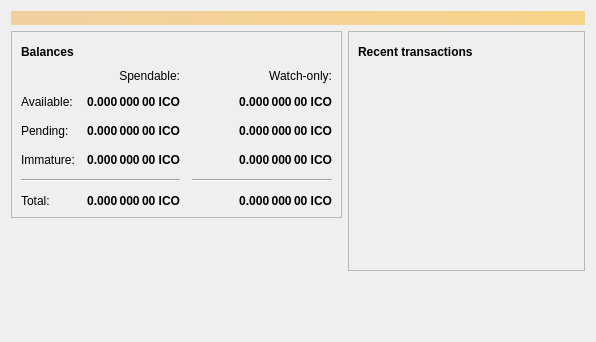
<?xml version="1.0" encoding="UTF-8"?>
<ui version="4.0">
 <class>OverviewPage</class>
 <widget class="QWidget" name="OverviewPage">
  <property name="geometry">
   <rect>
    <x>0</x>
    <y>0</y>
    <width>596</width>
    <height>342</height>
   </rect>
  </property>
  <property name="windowTitle">
   <string>Form</string>
  </property>
  <layout class="QVBoxLayout" name="topLayout">
   <item>
    <widget class="QLabel" name="labelAlerts">
     <property name="visible">
      <bool>false</bool>
     </property>
     <property name="styleSheet">
      <string notr="true">background-color: qlineargradient(x1: 0, y1: 0, x2: 1, y2: 0, stop:0 #F0D0A0, stop:1 #F8D488); color:#000000;</string>
     </property>
     <property name="wordWrap">
      <bool>true</bool>
     </property>
     <property name="margin">
      <number>3</number>
     </property>
    </widget>
   </item>
   <item>
    <layout class="QHBoxLayout" name="horizontalLayout" stretch="1,1">
     <item>
      <layout class="QVBoxLayout" name="verticalLayout_2">
       <item>
        <widget class="QFrame" name="frame">
         <property name="frameShape">
          <enum>QFrame::StyledPanel</enum>
         </property>
         <property name="frameShadow">
          <enum>QFrame::Raised</enum>
         </property>
         <layout class="QVBoxLayout" name="verticalLayout_4">
          <item>
           <layout class="QHBoxLayout" name="horizontalLayout_4">
            <item>
             <widget class="QLabel" name="label_5">
              <property name="font">
               <font>
                <weight>75</weight>
                <bold>true</bold>
               </font>
              </property>
              <property name="text">
               <string>Balances</string>
              </property>
             </widget>
            </item>
            <item>
             <widget class="QPushButton" name="labelWalletStatus">
              <property name="enabled">
               <bool>false</bool>
              </property>
              <property name="maximumSize">
               <size>
                <width>30</width>
                <height>16777215</height>
               </size>
              </property>
              <property name="toolTip">
               <string>The displayed information may be out of date. Your wallet automatically synchronizes with the Icocoin network after a connection is established, but this process has not completed yet.</string>
              </property>
              <property name="text">
               <string/>
              </property>
              <property name="icon">
               <iconset resource="../icocoin.qrc">
                <normaloff>:/icons/warning</normaloff>
                <disabledoff>:/icons/warning</disabledoff>:/icons/warning</iconset>
              </property>
              <property name="iconSize">
               <size>
                <width>24</width>
                <height>24</height>
               </size>
              </property>
              <property name="flat">
               <bool>true</bool>
              </property>
             </widget>
            </item>
            <item>
             <spacer name="horizontalSpacer_3">
              <property name="orientation">
               <enum>Qt::Horizontal</enum>
              </property>
              <property name="sizeHint" stdset="0">
               <size>
                <width>40</width>
                <height>20</height>
               </size>
              </property>
             </spacer>
            </item>
           </layout>
          </item>
          <item>
           <layout class="QGridLayout" name="gridLayout">
            <property name="spacing">
             <number>12</number>
            </property>
            <item row="2" column="2">
             <widget class="QLabel" name="labelWatchPending">
              <property name="font">
               <font>
                <weight>75</weight>
                <bold>true</bold>
               </font>
              </property>
              <property name="cursor">
               <cursorShape>IBeamCursor</cursorShape>
              </property>
              <property name="toolTip">
               <string>Unconfirmed transactions to watch-only addresses</string>
              </property>
              <property name="text">
               <string notr="true">0.000 000 00 ICO</string>
              </property>
              <property name="alignment">
               <set>Qt::AlignRight|Qt::AlignTrailing|Qt::AlignVCenter</set>
              </property>
              <property name="textInteractionFlags">
               <set>Qt::LinksAccessibleByMouse|Qt::TextSelectableByKeyboard|Qt::TextSelectableByMouse</set>
              </property>
             </widget>
            </item>
            <item row="2" column="1">
             <widget class="QLabel" name="labelUnconfirmed">
              <property name="font">
               <font>
                <weight>75</weight>
                <bold>true</bold>
               </font>
              </property>
              <property name="cursor">
               <cursorShape>IBeamCursor</cursorShape>
              </property>
              <property name="toolTip">
               <string>Total of transactions that have yet to be confirmed, and do not yet count toward the spendable balance</string>
              </property>
              <property name="text">
               <string notr="true">0.000 000 00 ICO</string>
              </property>
              <property name="alignment">
               <set>Qt::AlignRight|Qt::AlignTrailing|Qt::AlignVCenter</set>
              </property>
              <property name="textInteractionFlags">
               <set>Qt::LinksAccessibleByMouse|Qt::TextSelectableByKeyboard|Qt::TextSelectableByMouse</set>
              </property>
             </widget>
            </item>
            <item row="3" column="2">
             <widget class="QLabel" name="labelWatchImmature">
              <property name="font">
               <font>
                <weight>75</weight>
                <bold>true</bold>
               </font>
              </property>
              <property name="cursor">
               <cursorShape>IBeamCursor</cursorShape>
              </property>
              <property name="toolTip">
               <string>Mined balance in watch-only addresses that has not yet matured</string>
              </property>
              <property name="text">
               <string notr="true">0.000 000 00 ICO</string>
              </property>
              <property name="alignment">
               <set>Qt::AlignRight|Qt::AlignTrailing|Qt::AlignVCenter</set>
              </property>
              <property name="textInteractionFlags">
               <set>Qt::LinksAccessibleByMouse|Qt::TextSelectableByKeyboard|Qt::TextSelectableByMouse</set>
              </property>
             </widget>
            </item>
            <item row="4" column="0" colspan="2">
             <widget class="Line" name="line">
              <property name="orientation">
               <enum>Qt::Horizontal</enum>
              </property>
             </widget>
            </item>
            <item row="4" column="2">
             <widget class="Line" name="lineWatchBalance">
              <property name="sizePolicy">
               <sizepolicy hsizetype="Preferred" vsizetype="Fixed">
                <horstretch>0</horstretch>
                <verstretch>0</verstretch>
               </sizepolicy>
              </property>
              <property name="minimumSize">
               <size>
                <width>140</width>
                <height>0</height>
               </size>
              </property>
              <property name="orientation">
               <enum>Qt::Horizontal</enum>
              </property>
             </widget>
            </item>
            <item row="5" column="0">
             <widget class="QLabel" name="labelTotalText">
              <property name="text">
               <string>Total:</string>
              </property>
             </widget>
            </item>
            <item row="3" column="1">
             <widget class="QLabel" name="labelImmature">
              <property name="font">
               <font>
                <weight>75</weight>
                <bold>true</bold>
               </font>
              </property>
              <property name="cursor">
               <cursorShape>IBeamCursor</cursorShape>
              </property>
              <property name="toolTip">
               <string>Mined balance that has not yet matured</string>
              </property>
              <property name="text">
               <string notr="true">0.000 000 00 ICO</string>
              </property>
              <property name="alignment">
               <set>Qt::AlignRight|Qt::AlignTrailing|Qt::AlignVCenter</set>
              </property>
              <property name="textInteractionFlags">
               <set>Qt::LinksAccessibleByMouse|Qt::TextSelectableByKeyboard|Qt::TextSelectableByMouse</set>
              </property>
             </widget>
            </item>
            <item row="2" column="3">
             <spacer name="horizontalSpacer_2">
              <property name="orientation">
               <enum>Qt::Horizontal</enum>
              </property>
              <property name="sizeHint" stdset="0">
               <size>
                <width>40</width>
                <height>20</height>
               </size>
              </property>
             </spacer>
            </item>
            <item row="3" column="0">
             <widget class="QLabel" name="labelImmatureText">
              <property name="text">
               <string>Immature:</string>
              </property>
             </widget>
            </item>
            <item row="5" column="1">
             <widget class="QLabel" name="labelTotal">
              <property name="font">
               <font>
                <weight>75</weight>
                <bold>true</bold>
               </font>
              </property>
              <property name="cursor">
               <cursorShape>IBeamCursor</cursorShape>
              </property>
              <property name="toolTip">
               <string>Your current total balance</string>
              </property>
              <property name="text">
               <string notr="true">0.000 000 00 ICO</string>
              </property>
              <property name="alignment">
               <set>Qt::AlignRight|Qt::AlignTrailing|Qt::AlignVCenter</set>
              </property>
              <property name="textInteractionFlags">
               <set>Qt::LinksAccessibleByMouse|Qt::TextSelectableByKeyboard|Qt::TextSelectableByMouse</set>
              </property>
             </widget>
            </item>
            <item row="5" column="2">
             <widget class="QLabel" name="labelWatchTotal">
              <property name="font">
               <font>
                <weight>75</weight>
                <bold>true</bold>
               </font>
              </property>
              <property name="cursor">
               <cursorShape>IBeamCursor</cursorShape>
              </property>
              <property name="toolTip">
               <string>Current total balance in watch-only addresses</string>
              </property>
              <property name="text">
               <string notr="true">0.000 000 00 ICO</string>
              </property>
              <property name="alignment">
               <set>Qt::AlignRight|Qt::AlignTrailing|Qt::AlignVCenter</set>
              </property>
              <property name="textInteractionFlags">
               <set>Qt::LinksAccessibleByMouse|Qt::TextSelectableByKeyboard|Qt::TextSelectableByMouse</set>
              </property>
             </widget>
            </item>
            <item row="0" column="2">
             <widget class="QLabel" name="labelWatchonly">
              <property name="text">
               <string>Watch-only:</string>
              </property>
              <property name="alignment">
               <set>Qt::AlignRight|Qt::AlignTrailing|Qt::AlignVCenter</set>
              </property>
             </widget>
            </item>
            <item row="1" column="0">
             <widget class="QLabel" name="labelBalanceText">
              <property name="text">
               <string>Available:</string>
              </property>
             </widget>
            </item>
            <item row="1" column="1">
             <widget class="QLabel" name="labelBalance">
              <property name="font">
               <font>
                <weight>75</weight>
                <bold>true</bold>
               </font>
              </property>
              <property name="cursor">
               <cursorShape>IBeamCursor</cursorShape>
              </property>
              <property name="toolTip">
               <string>Your current spendable balance</string>
              </property>
              <property name="text">
               <string notr="true">0.000 000 00 ICO</string>
              </property>
              <property name="alignment">
               <set>Qt::AlignRight|Qt::AlignTrailing|Qt::AlignVCenter</set>
              </property>
              <property name="textInteractionFlags">
               <set>Qt::LinksAccessibleByMouse|Qt::TextSelectableByKeyboard|Qt::TextSelectableByMouse</set>
              </property>
             </widget>
            </item>
            <item row="1" column="2">
             <widget class="QLabel" name="labelWatchAvailable">
              <property name="font">
               <font>
                <weight>75</weight>
                <bold>true</bold>
               </font>
              </property>
              <property name="cursor">
               <cursorShape>IBeamCursor</cursorShape>
              </property>
              <property name="toolTip">
               <string>Your current balance in watch-only addresses</string>
              </property>
              <property name="text">
               <string notr="true">0.000 000 00 ICO</string>
              </property>
              <property name="alignment">
               <set>Qt::AlignRight|Qt::AlignTrailing|Qt::AlignVCenter</set>
              </property>
              <property name="textInteractionFlags">
               <set>Qt::LinksAccessibleByMouse|Qt::TextSelectableByKeyboard|Qt::TextSelectableByMouse</set>
              </property>
             </widget>
            </item>
            <item row="2" column="0">
             <widget class="QLabel" name="labelPendingText">
              <property name="text">
               <string>Pending:</string>
              </property>
             </widget>
            </item>
            <item row="0" column="1">
             <widget class="QLabel" name="labelSpendable">
              <property name="text">
               <string>Spendable:</string>
              </property>
              <property name="alignment">
               <set>Qt::AlignRight|Qt::AlignTrailing|Qt::AlignVCenter</set>
              </property>
             </widget>
            </item>
           </layout>
          </item>
         </layout>
        </widget>
       </item>
       <item>
        <spacer name="verticalSpacer">
         <property name="orientation">
          <enum>Qt::Vertical</enum>
         </property>
         <property name="sizeHint" stdset="0">
          <size>
           <width>20</width>
           <height>40</height>
          </size>
         </property>
        </spacer>
       </item>
      </layout>
     </item>
     <item>
      <layout class="QVBoxLayout" name="verticalLayout_3">
       <item>
        <widget class="QFrame" name="frame_2">
         <property name="frameShape">
          <enum>QFrame::StyledPanel</enum>
         </property>
         <property name="frameShadow">
          <enum>QFrame::Raised</enum>
         </property>
         <layout class="QVBoxLayout" name="verticalLayout">
          <item>
           <layout class="QHBoxLayout" name="horizontalLayout_2">
            <item>
             <widget class="QLabel" name="label_4">
              <property name="font">
               <font>
                <weight>75</weight>
                <bold>true</bold>
               </font>
              </property>
              <property name="text">
               <string>Recent transactions</string>
              </property>
             </widget>
            </item>
            <item>
             <widget class="QPushButton" name="labelTransactionsStatus">
              <property name="enabled">
               <bool>false</bool>
              </property>
              <property name="maximumSize">
               <size>
                <width>30</width>
                <height>16777215</height>
               </size>
              </property>
              <property name="toolTip">
               <string>The displayed information may be out of date. Your wallet automatically synchronizes with the Icocoin network after a connection is established, but this process has not completed yet.</string>
              </property>
              <property name="text">
               <string/>
              </property>
              <property name="icon">
               <iconset resource="../icocoin.qrc">
                <normaloff>:/icons/warning</normaloff>
                <disabledoff>:/icons/warning</disabledoff>:/icons/warning</iconset>
              </property>
              <property name="iconSize">
               <size>
                <width>24</width>
                <height>24</height>
               </size>
              </property>
              <property name="flat">
               <bool>true</bool>
              </property>
             </widget>
            </item>
            <item>
             <spacer name="horizontalSpacer">
              <property name="orientation">
               <enum>Qt::Horizontal</enum>
              </property>
              <property name="sizeHint" stdset="0">
               <size>
                <width>40</width>
                <height>20</height>
               </size>
              </property>
             </spacer>
            </item>
           </layout>
          </item>
          <item>
           <widget class="QListView" name="listTransactions">
            <property name="styleSheet">
             <string notr="true">QListView { background: transparent; }</string>
            </property>
            <property name="frameShape">
             <enum>QFrame::NoFrame</enum>
            </property>
            <property name="verticalScrollBarPolicy">
             <enum>Qt::ScrollBarAlwaysOff</enum>
            </property>
            <property name="horizontalScrollBarPolicy">
             <enum>Qt::ScrollBarAlwaysOff</enum>
            </property>
            <property name="selectionMode">
             <enum>QAbstractItemView::NoSelection</enum>
            </property>
           </widget>
          </item>
         </layout>
        </widget>
       </item>
       <item>
        <spacer name="verticalSpacer_2">
         <property name="orientation">
          <enum>Qt::Vertical</enum>
         </property>
         <property name="sizeHint" stdset="0">
          <size>
           <width>20</width>
           <height>40</height>
          </size>
         </property>
        </spacer>
       </item>
      </layout>
     </item>
    </layout>
   </item>
  </layout>
 </widget>
 <resources/>
 <connections/>
</ui>
